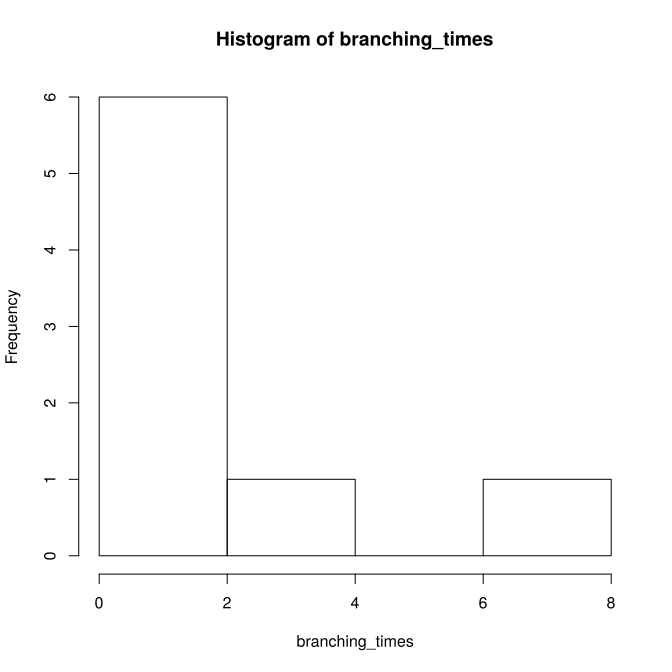

This chart was generated by the following R code:
rm(list=ls());
library(ape);
library(geiger);
setwd("~")

newick <- "((((XD:1,ZD:1):1,CE:2):1,(FE:2,EE:2):1):4,((AE:1,BE:1):1,(WD:1,YD:1):1):5);"
phylogeny <- read.tree(text = newick)
branching_times <- branching.times(phylogeny)

svg(filename="PlotPhylogenyBranchingTimes.svg")
hist(branching_times)
dev.off()
